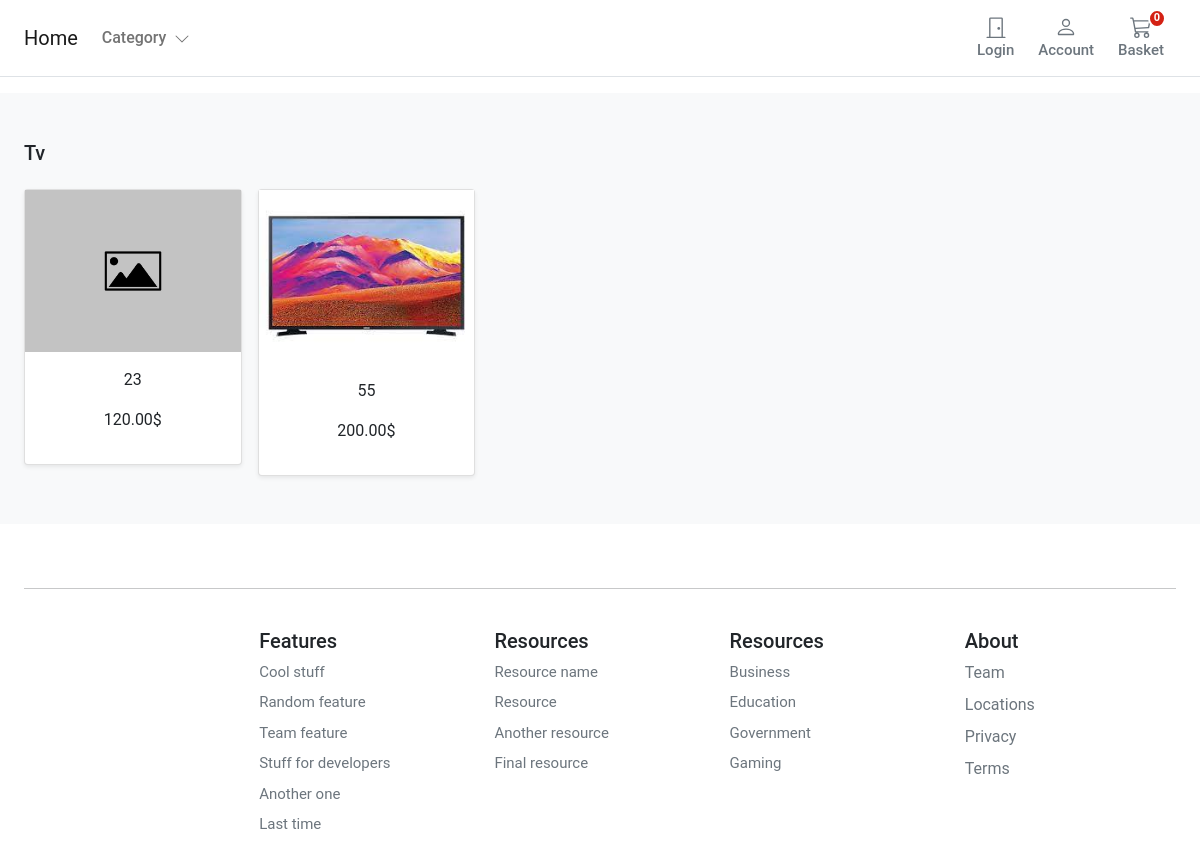
The app's page /shop/TV/ with its own data.
### store/models.py (models this page shows, shortened)
class Category(models.Model):
    name = models.CharField(max_length=120, db_index=True)
    slug = models.SlugField(max_length=225, unique=True)
    class Meta:
        verbose_name_plural = 'categories'
    def get_absolute_url(self):
        return reverse('store:category_list', args=[self.slug])

class Product(models.Model):
    category = models.ForeignKey(Category, related_name='product', on_delete=models.CASCADE)
    created_by = models.ForeignKey(settings.AUTH_USER_MODEL, db_constraint=models.CASCADE, related_name='product_creator',
                                   on_delete=models.CASCADE)
    model = models.CharField(max_length=225)
    manufacturer = models.CharField(max_length=225, default='')
    description = models.TextField(blank=True)
    image = models.ImageField(upload_to='images/%Y/%m/%d/', default='images/default-image.jpg')
    slug = models.SlugField(max_length=225)
    price = models.DecimalField(max_digits=7, decimal_places=2)
    in_stock = models.BooleanField(default=True)
    is_active = models.BooleanField(default=True)
    created = models.TimeField(auto_now_add=True)
    updated = models.TimeField(auto_now=True)
    objects = models.Manager()
    products = ProductManager()
    class Meta:
        verbose_name_plural = 'products'
        ordering = ('-created',)
    def get_absolute_url(self):
        return reverse('store:product_detail', args=[self.slug])

### store/views.py (the view)
# urls.py: path('shop/<slug:category_slug>/', views.category_list, name='category_list'),
def category_list(request, category_slug=None):
    category = get_object_or_404(Category, slug=category_slug)
    products = Product.objects.filter(category=category)
    return render(request, 'store/products/category.html', {'category': category, 'products': products})

### basket/basket.py (called while the page is built)
    def __len__(self):
        return sum(item['qty'] for item in self.basket.values())

### basket/context_processors.py (called while the page is built)
def basket(request):
    return {'basket':Basket(request)}

### store/context_processors.py (called while the page is built)
def categories(request):
    return {
        'categories': Category.objects.all()
    }

### store/views.py (called while the page is built)
def categories(request):
    return {'categories': Category.objects.all()}

### templates/store/products/category.html (shortened to what this page needs)
{% extends "../base.html" %}
{% load static %}
{% block content %}
<main>
  <div class="album py-5 bg-light">
    <div class="container">
      <div class="pb-3 h5">{{category.name|title}}</div>
      <div class="row row-cols-1 row-cols-sm-2 row-cols-md-5 g-3">
        {% for product in products %}
        <div class="col">
          <div class="card shadow-sm">
          <img class="img-fluid" alt="Responsive image" src="{{ product.image.url }}">
            <div class="card-body">
              <p class="card-text" align="center">
                <a class="text-dark text-decoration-none" href="{{ product.get_absolute_url }}">{{ product.model }}</a>
              </p>
              <p class="card-text" align="center">
                <a class="text-dark text-decoration-none" href="{{ product.get_absolute_url }}">{{ product.price }}$</a>
              </p>
            </div>
          </div>
        </div>
        {% endfor %}
      </div>
    </div>
  </div>
</main>
{% endblock %}

### static/core/css/base.css (style rules this page uses)
@media (min-width: 1000px) { .container { max-width: 1000px; } }
@media (max-width: 1200px) { .container { max-width: 100%; padding:0 24px; } }
html, body, p, div { letter-spacing: -0.02px; font-family: 'Roboto', sans-serif; }

### records on screen
Category: name "Tv"
Product: image (placeholder picture), model "23", price "120.00"
Product: image (picture), model "55", price "200.00"
